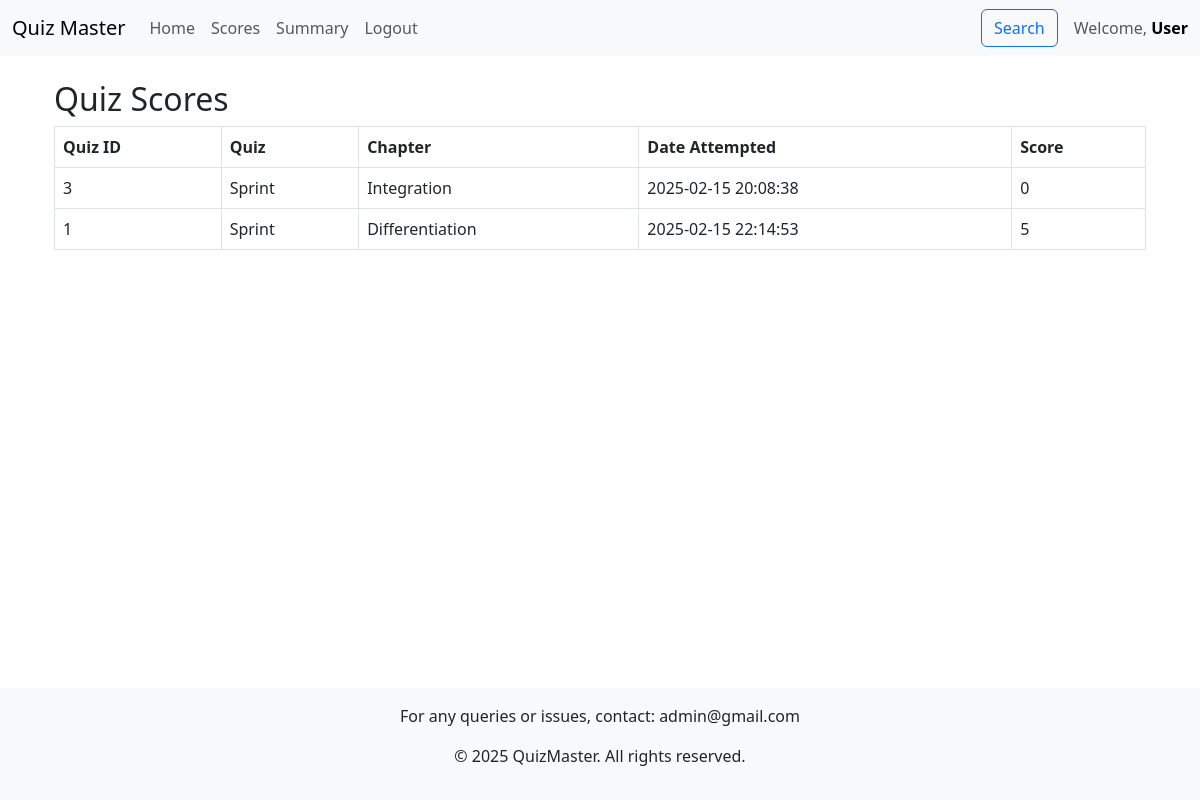
The app's page /dashboard/scores/3 (signed in), older data.
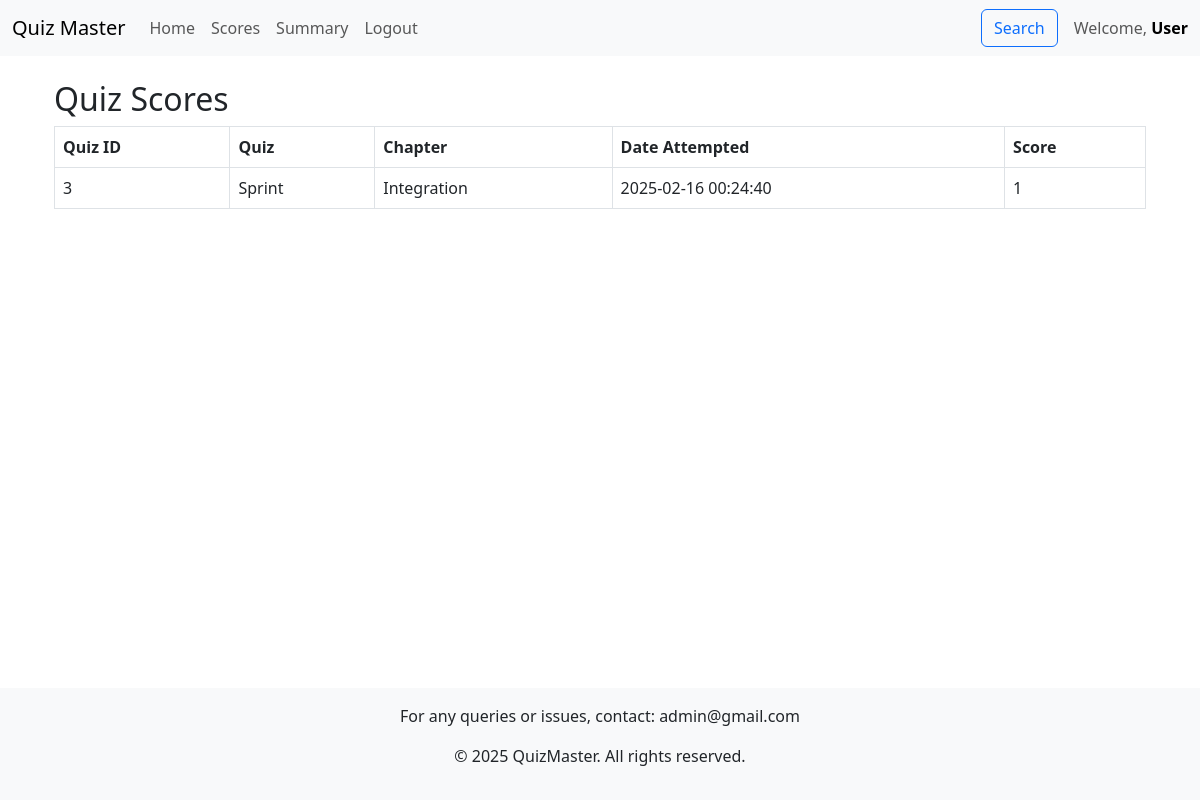
The same page, newer data.
### models.py (models this page shows, shortened)
class User(db.Model):
    id = db.Column(db.Integer, primary_key=True)
    username = db.Column(db.String(120), unique=True, nullable=False)
    password_hash = db.Column(db.String(120), nullable=False)
    full_name = db.Column(db.String(100))
    qualification = db.Column(db.String(100))
    dob = db.Column(db.Date)
    role = db.Column(db.Enum("user", "admin", name="user_roles"), default="user",)
    created_at = db.Column(db.DateTime, default=datetime.now(timezone.utc))
    scores = db.relationship('Score', backref='user', lazy=True, cascade="all, delete-orphan")

class Score(db.Model):
    id = db.Column(db.Integer, primary_key=True)
    quiz_id = db.Column(db.Integer, db.ForeignKey('quiz.id'), nullable=False)
    user_id = db.Column(db.Integer, db.ForeignKey('user.id'), nullable=False)
    timestamp = db.Column(db.DateTime, nullable=False, default=datetime.utcnow)
    total_score = db.Column(db.Integer, nullable=False)
    __table_args__ = (db.UniqueConstraint('quiz_id', 'user_id', name='unique_user_quiz_attempt'),)

class Quiz(db.Model):
    id = db.Column(db.Integer, primary_key=True)
    type=db.Column(db.String(50))
    chapter_id = db.Column(db.Integer, db.ForeignKey('chapter.id'), nullable=False)
    date_of_quiz = db.Column(db.DateTime, nullable=False, default=datetime.utcnow)
    time_duration = db.Column(db.Integer)  # format: HH:MM
    remarks = db.Column(db.String(255))
    questions = db.relationship('Question', backref='quiz', lazy=True, cascade="all, delete-orphan")
    scores = db.relationship('Score', backref='quiz', lazy=True, cascade="all, delete-orphan")

class Chapter(db.Model):
    id = db.Column(db.Integer, primary_key=True)
    subject_id = db.Column(db.Integer, db.ForeignKey('subject.id'), nullable=False)
    name = db.Column(db.String(100), nullable=False)
    description = db.Column(db.String(255))
    quizzes = db.relationship('Quiz', backref='chapter', lazy=True, cascade="all, delete-orphan")

### controllers/controllers_users.py (the view)
@app.route('/dashboard/scores/<int:user_id>')
@auth_required
def view_scores(user_id):
    user = User.query.get(session["user_id"])
    scores = db.session.query(Score, Quiz).join(Quiz, Score.quiz_id == Quiz.id).filter(Score.user_id == user_id).all()
    return render_template('scores.html', scores=scores, user=user)

### controllers/controllers_users.py (called while the page is built)
def auth_required(func):
    @wraps(func)
    def inner(*args, **kwargs):
        if "user_id" in session:
            return func(*args, **kwargs)
        else:
            flash("Please login to continue")
            return redirect(url_for("index"))
    return inner

### templates/scores.html
{% extends "base.html" %}
{% block content %}
<div class="container mt-4">
    <h2>Quiz Scores</h2>
    <table class="table table-bordered">
        <thead>
            <tr>
                <th>Quiz ID</th>
                <th>Quiz</th>
                <th>Chapter</th>
                <th>Date Attempted</th>
                <th>Score</th>
            </tr>
        </thead>
        <tbody>
            {% for score, quiz in scores %}
            <tr>
                <td>{{ quiz.id }}</td>
                <td>{{ quiz.type }}</td>
                <td>{{ quiz.chapter.name }}</td>
                <td>{{ score.timestamp.strftime('%Y-%m-%d %H:%M:%S') }}</td>
                <td>{{ score.total_score }}</td>
            </tr>
            {% else %}
            <tr>
                <td colspan="4" class="text-center">Not attempted any quizzes yet.</td>
            </tr>
            {% endfor %}
        </tbody>
    </table>
</div>
{% endblock %}

### templates/base.html (shortened to what this page needs)
<!DOCTYPE html>
<html lang="en">
<head>
    <link href="https://cdn.jsdelivr.net/npm/bootstrap@5.3.0-alpha1/dist/css/bootstrap.min.css" rel="stylesheet">
    <link href="../static/styles/styles.css" rel="stylesheet">
</head>
<body class="d-flex flex-column min-vh-100">
    {% include 'navbar.html' with context %}
    <div class="container flex-grow-1 d-flex flex-column"">
        {% block content %}
        {% endblock %}
    </div>
    <footer class="text-center mt-5 p-3 bg-light">
        <p>For any queries or issues, contact: admin@gmail.com</p>
        <p>&copy; 2025 QuizMaster. All rights reserved.</p>
    </footer>
</body>
</html>

### templates/navbar.html (shortened to what this page needs)
<nav class="navbar navbar-expand-lg navbar-light bg-light">
    <div class="container-fluid">
        <a class="navbar-brand" href="/">Quiz Master</a>
        <div class="collapse navbar-collapse" id="navbarNav">
            <ul class="navbar-nav me-auto">
                {% if 'user_id' in session %}
                <li class="nav-item">
                    <a class="nav-link" href="/dashboard">Home</a>
                </li>
                {% if user.role=="user" %}
                <li class="nav-item">
                    <a class="nav-link" href="/dashboard/scores/{{user.id}}">Scores</a>
                </li>
                {% else %}
                <li class="nav-item">
                    <a class="nav-link" href="/dashboard/quiz_management">Quiz</a>
                </li>
                {% endif %}
                <li class="nav-item">
                    <a class="nav-link" href="/summary">Summary</a>
                </li>
                <li class="nav-item">
                    <a class="nav-link" href="/logout">Logout</a>
                </li>
                {% endif %}
            </ul>
            {% if 'user_id' in session %}
            <div class="d-flex align-items-center">
                <a class="nav-link me-3" href="/search">
                    <button class="btn btn-outline-primary">Search</button>
                </a>
                <span class="navbar-text">
                    Welcome, <a class="fw-bold text-decoration-none" href="/profile">{{ user.role | capitalize }}</a>
                </span>
            </div>
            {% endif %}
        </div>
    </div>
</nav>

Row changes from the older to the newer data that the page shows:
removed Score: id "1", type "Sprint", chapter.name "Differentiation", timestamp "2025-02-15 22:14:53", total_score "5"
changed Score "Sprint": timestamp "2025-02-15 20:08:38" → "2025-02-16 00:24:40"; total_score "0" → "1"
